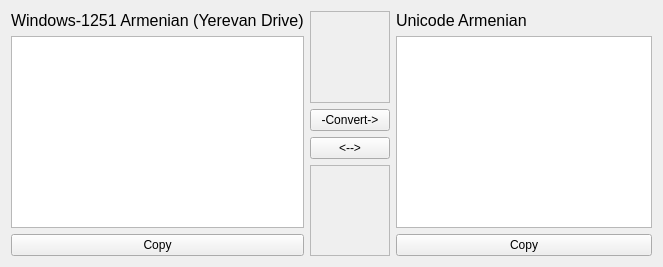
      <widget class="QWidget" name="textTab">
       <attribute name="title">
        <string>Text Convert</string>
       </attribute>
       <layout class="QHBoxLayout" name="horizontalLayout_4">
        <item>
         <layout class="QVBoxLayout" name="verticalLayout_5">
          <item>
           <widget class="QLabel" name="label_L">
            <property name="font">
             <font>
              <pointsize>12</pointsize>
              <bold>false</bold>
             </font>
            </property>
            <property name="text">
             <string>Windows-1251 Armenian (Yerevan Drive)</string>
            </property>
           </widget>
          </item>
          <item>
           <widget class="QPlainTextEdit" name="plainTextEdit_L">
            <property name="font">
             <font>
              <pointsize>14</pointsize>
             </font>
            </property>
           </widget>
          </item>
          <item>
           <widget class="QPushButton" name="copyL">
            <property name="text">
             <string>Copy</string>
            </property>
           </widget>
          </item>
         </layout>
        </item>
        <item>
         <layout class="QVBoxLayout" name="verticalLayout_10">
          <item>
           <widget class="QFrame" name="frame_2">
            <property name="frameShape">
             <enum>QFrame::Shape::StyledPanel</enum>
            </property>
            <property name="frameShadow">
             <enum>QFrame::Shadow::Raised</enum>
            </property>
           </widget>
          </item>
          <item>
           <widget class="QPushButton" name="convertTextButton">
            <property name="text">
             <string>-Convert-&gt;</string>
            </property>
           </widget>
          </item>
          <item>
           <widget class="QPushButton" name="swapButton">
            <property name="text">
             <string>&lt;--&gt;</string>
            </property>
           </widget>
          </item>
          <item>
           <widget class="QFrame" name="frame">
            <property name="frameShape">
             <enum>QFrame::Shape::StyledPanel</enum>
            </property>
            <property name="frameShadow">
             <enum>QFrame::Shadow::Raised</enum>
            </property>
           </widget>
          </item>
         </layout>
        </item>
        <item>
         <layout class="QVBoxLayout" name="verticalLayout_6">
          <item>
           <widget class="QLabel" name="label_R">
            <property name="font">
             <font>
              <pointsize>12</pointsize>
             </font>
            </property>
            <property name="text">
             <string>Unicode Armenian</string>
            </property>
           </widget>
          </item>
          <item>
           <widget class="QPlainTextEdit" name="plainTextEdit_R">
            <property name="enabled">
             <bool>true</bool>
            </property>
            <property name="font">
             <font>
              <pointsize>14</pointsize>
             </font>
            </property>
            <property name="plainText">
             <string/>
            </property>
           </widget>
          </item>
          <item>
           <widget class="QPushButton" name="copyR">
            <property name="text">
             <string>Copy</string>
            </property>
           </widget>
          </item>
         </layout>
        </item>
       </layout>
      </widget>
